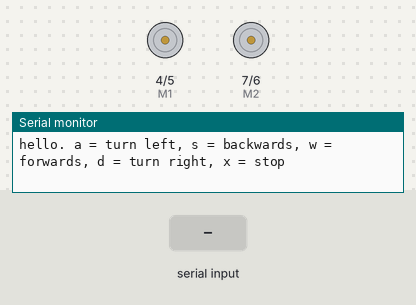
This sketch was run on a simulated Arduino Uno, built with avr-gcc and run on an emulated ATmega328P. Parts: direction and speed pins drawn as motors (green arrow = direction pin HIGH = forward, orange = LOW = backward, longer = more drive), the last lines printed to the serial monitor. The inputs (shaded band) are chosen by the test bench.

Above: at 1.2 s.
1.3 s: "a" received over Serial
At 1.6 s:
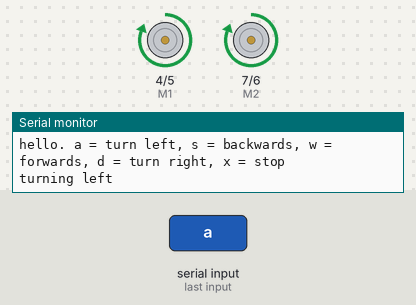
3.8 s: "d" received over Serial
At 4.6 s:
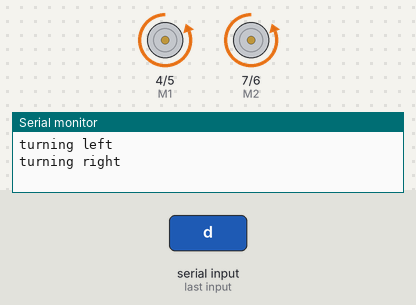
6.3 s: "w" received over Serial
At 6.6 s:
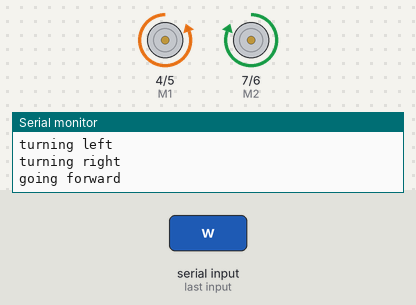
8.8 s: "s" received over Serial
At 9.6 s:
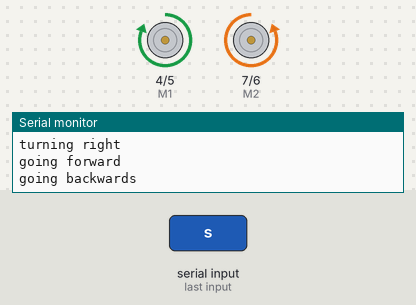
Timing chart, 0 to 11.8 s (numbered marks = the images above; inputs shaded):
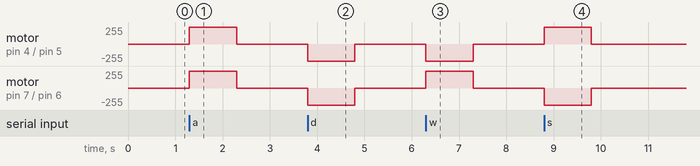

The sketch:

MowControl.ino
```cpp
//Motor Definitions
int E1 = 5;     //M1 Speed Control
int E2 = 6;     //M2 Speed Control
int M1 = 4;     //M1 Direction Control
int M2 = 7;     //M2 Direction Control

//DIRECTIONS

//STOP
void stop(void)
{
  digitalWrite(E1, 0);
  digitalWrite(M1, LOW);
  digitalWrite(E2, 0);
  digitalWrite(M2, LOW);
}

//TURN LEFT
void turnLeft (char a, char b)
{
  analogWrite (E1, a);
  digitalWrite(M1, HIGH);
  analogWrite (E2, b);
  digitalWrite(M2, HIGH);
}

//TURN RIGHT
void turnRight (char a, char b)
{
  analogWrite (E1, a);
  digitalWrite(M1, LOW);
  analogWrite (E2, b);
  digitalWrite(M2, LOW);
}

//GOES FORWARD
void advance (char a, char b)
{
  analogWrite (E1, a);
  digitalWrite(M1, LOW);
  analogWrite (E2, b);
  digitalWrite(M2, HIGH);
}

//GOES BACK
void reverse (char a, char b)
{
  analogWrite (E1, a);
  digitalWrite(M1, HIGH);
  analogWrite (E2, b);
  digitalWrite(M2, LOW);
}

void setup(void) {
  int i;
  for (i = 4; i <= 7; i++)
    pinMode(i, OUTPUT);
  //Set Baud Rate
  Serial.begin(115200);
  //Display instructions in the serial monitor
  Serial.println("hello. a = turn left, s = backwards, w = forwards, d = turn right, x = stop");
  digitalWrite(E1, LOW);
  digitalWrite(E2, LOW);
}

void loop(void) {
  if (Serial.available()) {
    char val = Serial.read();
    if (val != -1)
    {
      switch (val)
      {
        case 'a'://Turn Left
          Serial.println("turning left");
          turnLeft (255, 255);
          delay (1000);
          stop();
          break;
        case 'd'://Turn Right
          Serial.println("turning right");
          turnRight (255, 255);
          delay (1000);
          stop();
          break;
        case 'w'://Move Forwards
          Serial.println("going forward");
          advance (255, 255);
          delay (1000);
          stop();
          break;
        case 's'://Move Backwards
          Serial.println("going backwards");
          reverse (255, 255);
          delay (1000);
          stop();
          break;
        case 'x':
          Serial.println("stopping");
          stop();
          break;
      }
    }
    else stop();
  }
}
```

Measured:
- after the input at 1.3 s, motor on pin 4 (M1) / pin 5 (E1), motor on pin 7 (M2) / pin 6 (E2): stopped → forward 255/255 at once, → stopped 1.0 s later
- after the input at 3.8 s, motor on pin 4 (M1) / pin 5 (E1), motor on pin 7 (M2) / pin 6 (E2): stopped → backward 255/255 at once, → stopped 1.0 s later
- after the input at 6.3 s, motor on pin 4 (M1) / pin 5 (E1): stopped → backward 255/255 at once, → stopped 1.0 s later; motor on pin 7 (M2) / pin 6 (E2): stopped → forward 255/255 at once, → stopped 1.0 s later
- after the input at 8.8 s, motor on pin 4 (M1) / pin 5 (E1): stopped → forward 255/255 at once, → stopped 1.0 s later; motor on pin 7 (M2) / pin 6 (E2): stopped → backward 255/255 at once, → stopped 1.0 s later
